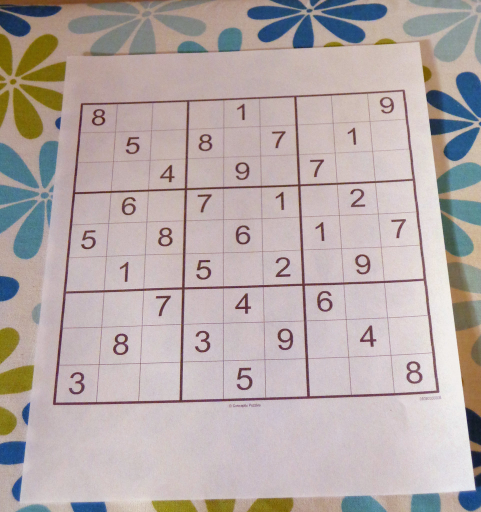
#> input picture ai_sudoku_solver-master/sudoku.jpg, 962 x 1024 px, found by its file name (shown at 1/2 size); its folder holds only this picture in this run
$ jupyter execute 'ai sudoku solver.ipynb'
#> lines starting #> are read from the running program, lines starting #| are printed output that depends on the picture; after the words box and inside, x2 and y2 are one past the last pixel; in counts of white or black regions, pixels touching at a corner belong together
## In this tutorial, I will show how to code your own sudoku solver using deep learning and some image processing.
### Used this https://github.com/SarthakV7/ai_sudoku_solver

### Find the detailed explanation of the project in this blog: https://medium.com/swlh/how-to-solve-sudoku-using-artificial-intelligence-8d5d3841b872?source=friends_link&sk=c9055ce222a4ed4e6ea060a0f8bcfab2

[cell 1]
# importing the necessary libraries
import cv2
import os
import operator
import tensorflow
import numpy as np
import pandas as pd
from sklearn.metrics import f1_score
from matplotlib import pyplot as plt
from tensorflow.keras.layers import Dense
from tensorflow.keras.layers import Dropout
from tensorflow.keras.layers import Flatten
from tensorflow.keras.models import Sequential
from sklearn.model_selection import train_test_split
from tensorflow.keras.layers import Conv2D, MaxPooling2D
import tensorflow as tf

[cell 2]
# function for solving sudoku using backtracking and printing the solved sudoku
board = [
    [7,8,0,4,0,0,1,2,0],
    [6,0,0,0,7,5,0,0,9],
    [0,0,0,6,0,1,0,7,8],
    [0,0,7,0,4,0,2,6,0],
    [0,0,1,0,5,0,9,3,0],
    [9,0,4,0,6,0,0,0,5],
    [0,7,0,3,0,0,0,1,2],
    [1,2,0,0,0,7,4,0,0],
    [0,4,9,2,0,6,0,0,7]
]

def find_empty(bo):
    for i in range(len(bo)):
        for j in range(len(bo[0])):
            if bo[i][j] == 0:
                return (i, j)  # row, col

    return None

def print_board(bo):
    for i in range(len(bo)):
        if i % 3 == 0 and i != 0:
            print("- - - - - - - - - - - - - ")

        for j in range(len(bo[0])):
            if j % 3 == 0 and j != 0:
                print(" | ", end="")

            if j == 8:
                print(bo[i][j])
            else:
                print(str(bo[i][j]) + " ", end="")

def valid(bo, num, pos):
    # Check row
    for i in range(len(bo[0])):
        if bo[pos[0]][i] == num and pos[1] != i:
            return False

    # Check column
    for i in range(len(bo)):
        if bo[i][pos[1]] == num and pos[0] != i:
            return False

    # Check box
    box_x = pos[1] // 3
    box_y = pos[0] // 3

    for i in range(box_y*3, box_y*3 + 3):
        for j in range(box_x * 3, box_x*3 + 3):
            if bo[i][j] == num and (i,j) != pos:
                return False

    return True

def solve(bo):
    find = find_empty(bo)
    if not find:
        return True
    else:
        row, col = find

    for i in range(1,10):
        if valid(bo, i, (row, col)):
            bo[row][col] = i

            if solve(bo):
                return True

            bo[row][col] = 0

    return False

print_board(board)
solve(board)
print("\n_________________________\n")
print_board(board)

[cell 3]
# functions for image processing
def plot_many_images(images, titles='', rows=9, columns=9):
    """Plots each image in a given list as a grid structure. using Matplotlib."""
    plt.title('Extracted elements from sudoku')
    for i, image in enumerate(images):
        plt.subplot(rows, columns, i+1)
        plt.imshow(image, 'gray')
        plt.xticks([]), plt.yticks([])  # Hide tick marks
    plt.axis('off')
    plt.show()


def show_image(img, title='', flag=0):
    if flag!=0:
        return True
    """Shows an image until any key is pressed"""
    plt.imshow(img, cmap='gray')
    plt.title(title)
    plt.axis('off')
    plt.show()


def pre_process_image(img, skip_dilate=False, flag=0):
    """Uses a blurring function, adaptive thresholding and dilation to expose the main features of an image."""

    # Gaussian blur with a kernal size (height, width) of 9.
    # Note that kernal sizes must be positive and odd and the kernel must be square.
    proc = cv2.GaussianBlur(img.copy(), (9, 9), 0)

    # Adaptive threshold using 11 nearest neighbour pixels
    proc = cv2.adaptiveThreshold(proc, 255, cv2.ADAPTIVE_THRESH_GAUSSIAN_C, cv2.THRESH_BINARY, 11, 2)

    # Invert colours, so gridlines have non-zero pixel values.
    # Necessary to dilate the image, otherwise will look like erosion instead.
    proc = cv2.bitwise_not(proc, proc)

    if not skip_dilate:
        # Dilate the image to increase the size of the grid lines.
        kernel = np.array([[0., 1., 0.], [1., 1., 1.], [0., 1., 0.]], np.uint8)
        proc = cv2.dilate(proc, kernel)

    show_image(proc, 'pre-processed above image to binary for contour detection', flag)
    return proc


def find_corners_of_largest_polygon(img):
    """Finds the 4 extreme corners of the largest contour in the image."""
    contours, h = cv2.findContours(img.copy(), cv2.RETR_EXTERNAL, cv2.CHAIN_APPROX_SIMPLE)  # Find contours
    contours = sorted(contours, key=cv2.contourArea, reverse=True)  # Sort by area, descending
    polygon = contours[0]  # Largest image

    # Use of `operator.itemgetter` with `max` and `min` allows us to get the index of the point
    # Each point is an array of 1 coordinate, hence the [0] getter, then [0] or [1] used to get x and y respectively.

    # Bottom-right point has the largest (x + y) value
    # Top-left has point smallest (x + y) value
    # Bottom-left point has smallest (x - y) value
    # Top-right point has largest (x - y) value
    bottom_right, _ = max(enumerate([pt[0][0] + pt[0][1] for pt in polygon]), key=operator.itemgetter(1))
    top_left, _ = min(enumerate([pt[0][0] + pt[0][1] for pt in polygon]), key=operator.itemgetter(1))
    bottom_left, _ = min(enumerate([pt[0][0] - pt[0][1] for pt in polygon]), key=operator.itemgetter(1))
    top_right, _ = max(enumerate([pt[0][0] - pt[0][1] for pt in polygon]), key=operator.itemgetter(1))

    # Return an array of all 4 points using the indices
    # Each point is in its own array of one coordinate
    return [polygon[top_left][0], polygon[top_right][0], polygon[bottom_right][0], polygon[bottom_left][0]]


def distance_between(p1, p2):
    """Returns the scalar distance between two points"""
    a = p2[0] - p1[0]
    b = p2[1] - p1[1]
    return np.sqrt((a ** 2) + (b ** 2))


def crop_and_warp(img, crop_rect, flag=0):
    """Crops and warps a rectangular section from an image into a square of similar size."""

    # Rectangle described by top left, top right, bottom right and bottom left points
    top_left, top_right, bottom_right, bottom_left = crop_rect[0], crop_rect[1], crop_rect[2], crop_rect[3]

    # Explicitly set the data type to float32 or `getPerspectiveTransform` will throw an error
    src = np.array([top_left, top_right, bottom_right, bottom_left], dtype='float32')

    # Get the longest side in the rectangle
    side = max([
        distance_between(bottom_right, top_right),
        distance_between(top_left, bottom_left),
        distance_between(bottom_right, bottom_left),
        distance_between(top_left, top_right)
        ])

    # Describe a square with side of the calculated length, this is the new perspective we want to warp to
    dst = np.array([[0, 0], [side - 1, 0], [side - 1, side - 1], [0, side - 1]], dtype='float32')

    # Gets the transformation matrix for skewing the image to fit a square by comparing the 4 before and after points
    m = cv2.getPerspectiveTransform(src, dst)

    # Performs the transformation on the original image
    warp = cv2.warpPerspective(img, m, (int(side), int(side)))
    show_image(warp, 'extracted and warped sudoku from the above image', flag)

    return warp


def infer_grid(img):
    """Infers 81 cell grid from a square image."""
    squares = []
    side = img.shape[:1]
    side = side[0] / 9

    # Note that we swap j and i here so the rectangles are stored in the list reading left-right instead of top-down.
    for j in range(9):
        for i in range(9):
            p1 = (i * side, j * side)  # Top left corner of a bounding box
            p2 = ((i + 1) * side, (j + 1) * side)  # Bottom right corner of bounding box
            squares.append((p1, p2))
    return squares


def cut_from_rect(img, rect):
    """Cuts a rectangle from an image using the top left and bottom right points."""
    return img[int(rect[0][1]):int(rect[1][1]), int(rect[0][0]):int(rect[1][0])]


def scale_and_centre(img, size, margin=0, background=0):
    """Scales and centres an image onto a new background square."""
    h, w = img.shape[:2]

    def centre_pad(length):
        """Handles centering for a given length that may be odd or even."""
        if length % 2 == 0:
            side1 = int((size - length) / 2)
            side2 = side1
        else:
            side1 = int((size - length) / 2)
            side2 = side1 + 1
        return side1, side2

    def scale(r, x):
        return int(r * x)

    if h > w:
        t_pad = int(margin / 2)
        b_pad = t_pad
        ratio = (size - margin) / h
        w, h = scale(ratio, w), scale(ratio, h)
        l_pad, r_pad = centre_pad(w)
    else:
        l_pad = int(margin / 2)
        r_pad = l_pad
        ratio = (size - margin) / w
        w, h = scale(ratio, w), scale(ratio, h)
        t_pad, b_pad = centre_pad(h)

    img = cv2.resize(img, (w, h))
    img = cv2.copyMakeBorder(img, t_pad, b_pad, l_pad, r_pad, cv2.BORDER_CONSTANT, None, background)
    return cv2.resize(img, (size, size))


def find_largest_feature(inp_img, scan_tl=None, scan_br=None):
    """
    Uses the fact the `floodFill` function returns a bounding box of the area it filled to find the biggest
    connected pixel structure in the image. Fills this structure in white, reducing the rest to black.
    """
    img = inp_img.copy()  # Copy the image, leaving the original untouched
    height, width = img.shape[:2]

    max_area = 0
    seed_point = (None, None)

    if scan_tl is None:
        scan_tl = [0, 0]

    if scan_br is None:
        scan_br = [width, height]

    # Loop through the image
    for x in range(scan_tl[0], scan_br[0]):
        for y in range(scan_tl[1], scan_br[1]):
            # Only operate on light or white squares
            if img.item(y, x) == 255 and x < width and y < height:  # Note that .item() appears to take input as y, x
                area = cv2.floodFill(img, None, (x, y), 64)
                if area[0] > max_area:  # Gets the maximum bound area which should be the grid
                    max_area = area[0]
                    seed_point = (x, y)

    # Colour everything grey (compensates for features outside of our middle scanning range
    for x in range(width):
        for y in range(height):
            if img.item(y, x) == 255 and x < width and y < height:
                cv2.floodFill(img, None, (x, y), 64)

    mask = np.zeros((height + 2, width + 2), np.uint8)  # Mask that is 2 pixels bigger than the image

    # Highlight the main feature
    if all([p is not None for p in seed_point]):
        cv2.floodFill(img, mask, seed_point, 255)

    top, bottom, left, right = height, 0, width, 0

    for x in range(width):
        for y in range(height):
            if img.item(y, x) == 64:  # Hide anything that isn't the main feature
                cv2.floodFill(img, mask, (x, y), 0)

            # Find the bounding parameters
            if img.item(y, x) == 255:
                top = y if y < top else top
                bottom = y if y > bottom else bottom
                left = x if x < left else left
                right = x if x > right else right

    bbox = [[left, top], [right, bottom]]
    return img, np.array(bbox, dtype='float32'), seed_point


def extract_digit(img, rect, size):
    """Extracts a digit (if one exists) from a Sudoku square."""

    digit = cut_from_rect(img, rect)  # Get the digit box from the whole square

    # Use fill feature finding to get the largest feature in middle of the box
    # Margin used to define an area in the middle we would expect to find a pixel belonging to the digit
    h, w = digit.shape[:2]
    margin = int(np.mean([h, w]) / 2.5)
    _, bbox, seed = find_largest_feature(digit, [margin, margin], [w - margin, h - margin])
    digit = cut_from_rect(digit, bbox)

    # Scale and pad the digit so that it fits a square of the digit size we're using for machine learning
    w = bbox[1][0] - bbox[0][0]
    h = bbox[1][1] - bbox[0][1]

    # Ignore any small bounding boxes
    if w > 0 and h > 0 and (w * h) > 100 and len(digit) > 0:
        return scale_and_centre(digit, size, 4)
    else:
        return np.zeros((size, size), np.uint8)


def get_digits(img, squares, size, flag=0):
    """Extracts digits from their cells and builds an array"""
    digits = []
    img = pre_process_image(img.copy(), skip_dilate=True, flag=flag)
    ii = img.copy()
    ii = cv2.cvtColor(ii, cv2.COLOR_GRAY2BGR)
    for square in squares:
        digits.append(extract_digit(img, square, size))
        a,b = (int(square[0][0]),int(square[0][1])), (int(square[1][0]),int(square[1][1]))
        cv2.rectangle(ii, a, b, (0,255,0), 3)
    show_image(ii, 'grid lines marked in green (digits to extract will be in between)', flag)
    return digits


def parse_grid(path, flag=0):
#> called with flag = 0
    original = cv2.imread(path, cv2.IMREAD_GRAYSCALE)
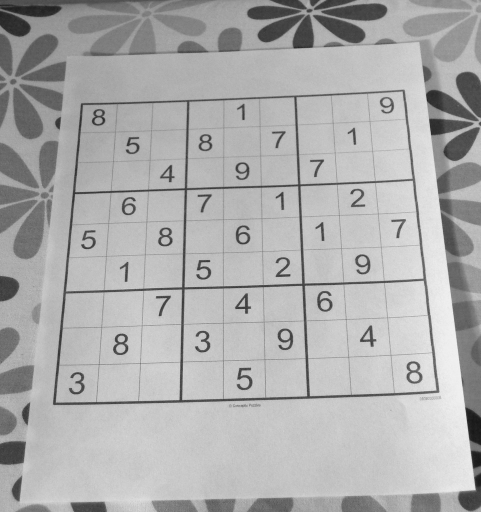
#> original: shape (1024, 962) (shown at 1/2 size); min 21, max 244, mean 173.2

    rgb_img = cv2.cvtColor(original.copy(), cv2.COLOR_BGR2RGB)
    show_image(original, 'original image', flag)

    processed = pre_process_image(original, flag=flag)
#> in pre_process_image, `proc = cv2.adaptiveThreshold(proc, 255, cv2.ADAPTIVE_THRESH_GAUSSIAN_C..`:
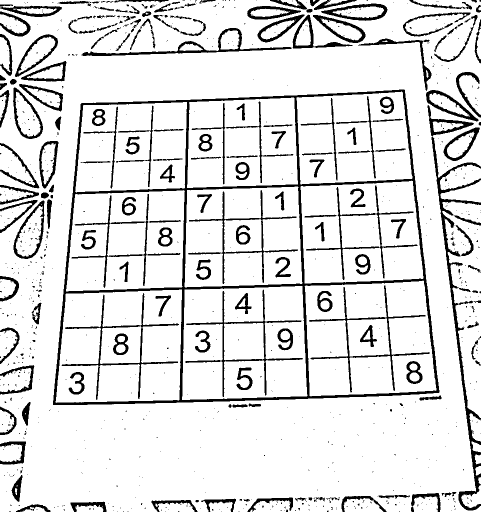
#> proc: shape (1024, 962) (shown at 1/2 size); 87.7% white; 914 black regions (724 under 20 px), largest, box (x1, y1, x2, y2) and area: (106, 179, 879, 810) 26003, (855, 210, 962, 1021) 8555, (618, 571, 860, 785) 2945
#> in pre_process_image, `proc = cv2.dilate(proc, kernel)`:
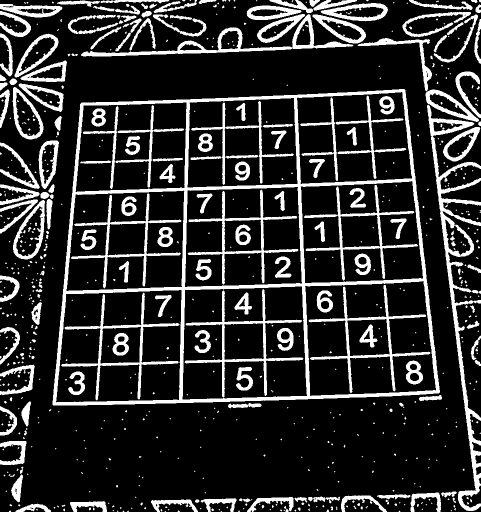
#> proc: shape (1024, 962) (shown at 1/2 size); 18.1% white; 703 white regions (501 under 20 px)
    corners = find_corners_of_largest_polygon(processed)
#> in find_corners_of_largest_polygon, `contours, h = cv2.findContours(img.copy(), cv2.RETR_EXTERNAL, cv2.CHAI..`: contours = 527 contours, 415 with area under 20; largest, box (x1, y1, x2, y2) and area: (105, 178, 880, 811) 432338, (854, 209, 962, 1022) 13674, (162, 28, 707, 113) 7558, (26, 400, 90, 519) 4586, (25, 174, 87, 279) 3955; h = 527 rows, first 6: [1, -1, -1, -1], [2, 0, -1, -1], [3, 1, -1, -1], [4, 2, -1, -1], [5, 3, -1, -1], [6, 4, -1, -1]
#> in find_corners_of_largest_polygon, `polygon = contours[0]`: polygon = contour of 376 points, box (x1, y1, x2, y2) (105, 178, 880, 811), area 432338
#> in find_corners_of_largest_polygon, `bottom_right, _ = max(enumerate([pt[0][0] + pt[0][1] for pt in polygon..`: bottom_right = 228
#> in find_corners_of_largest_polygon, `top_left, _ = min(enumerate([pt[0][0] + pt[0][1] for pt in polygon]), ..`: top_left = 59
#> in find_corners_of_largest_polygon, `bottom_left, _ = min(enumerate([pt[0][0] - pt[0][1] for pt in polygon]..`: bottom_left = 171
#> in find_corners_of_largest_polygon, `top_right, _ = max(enumerate([pt[0][0] - pt[0][1] for pt in polygon]),..`: top_right = 374
#> corners = [[163, 205], [810, 180], [877, 786], [105, 809]]
    cv2.line(rgb_img, tuple(corners[0]), tuple(corners[1]), (255,0,0), 3)
    cv2.line(rgb_img, tuple(corners[1]), tuple(corners[2]), (255,0,0), 3)
    cv2.line(rgb_img, tuple(corners[2]), tuple(corners[3]), (255,0,0), 3)
    cv2.line(rgb_img, tuple(corners[3]), tuple(corners[0]), (255,0,0), 3)
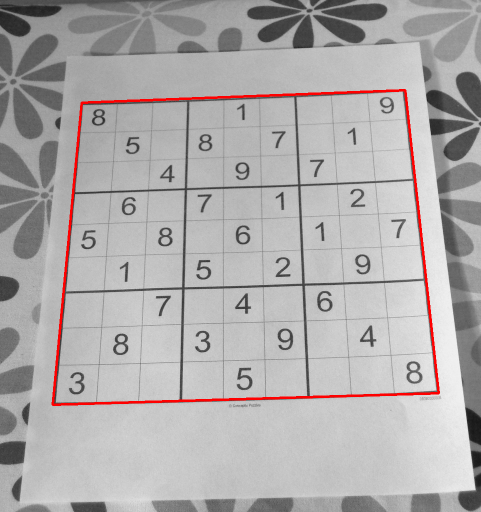
#> rgb_img: shape (1024, 962, 3) (shown at 1/2 size); mean R, G, B 174.9, 171.5, 171.5
    show_image(rgb_img, 'sudoku to extract', flag)

    cropped = crop_and_warp(original, corners, flag)
#> in crop_and_warp, `top_left, top_right, bottom_right, bottom_left = crop_rect[0], crop_re..`: top_left = [163, 205]; top_right = [810, 180]; bottom_right = [877, 786]; bottom_left = [105, 809]
#> in crop_and_warp, `src = np.array([top_left, top_right, bottom_right, bottom_left], dtype..`: src = [[163, 205], [810, 180], [877, 786], [105, 809]]
#> in distance_between, `a = p2[0] - p1[0]`: a = -67
#> in distance_between, `b = p2[1] - p1[1]`: b = -606
#> in crop_and_warp, `side = max([ distance_between(bottom_right, top_right), distance_betwe..`: side = 772.3
#> in crop_and_warp, `dst = np.array([[0, 0], [side - 1, 0], [side - 1, side - 1], [0, side ..`: dst = [[0, 0], [771.3, 0], [771.3, 771.3], [0, 771.3]]
#> in crop_and_warp, `m = cv2.getPerspectiveTransform(src, dst)`: m = [[1.3, 0.125, -237.3], [0.0635, 1.64, -347.2], [2.91e-05, 0.000345, 1]]
#> in crop_and_warp, `warp = cv2.warpPerspective(img, m, (int(side), int(side)))`:
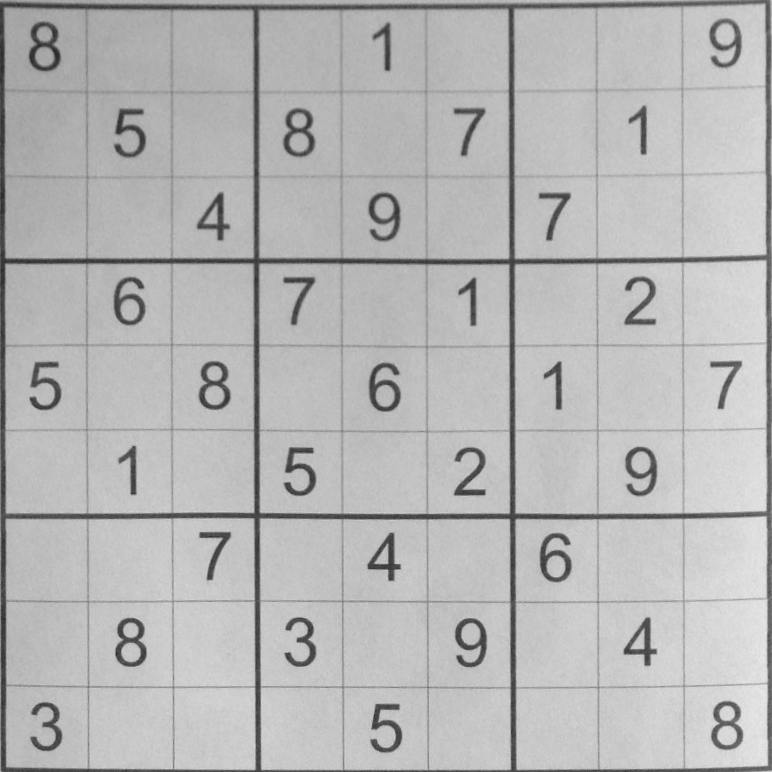
#> warp: shape (772, 772); min 37, max 234, mean 182.2
    squares = infer_grid(cropped)
#> squares = 81 items
    digits = get_digits(cropped, squares, 28, flag=flag)
#> call 2 of pre_process_image, with skip_dilate = True, flag = 0
#> in pre_process_image (call 2), `proc = cv2.adaptiveThreshold(proc, 255, cv2.ADAPTIVE_THRESH_GAUSSIAN_C..`:
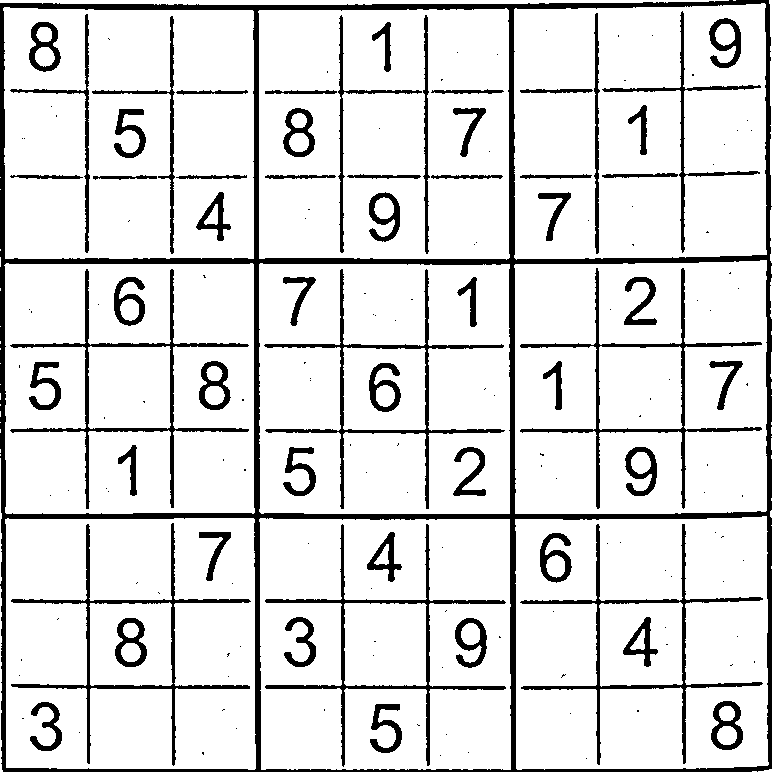
#> proc: shape (772, 772); 86.9% white; 176 black regions (118 under 20 px), largest, box (x1, y1, x2, y2) and area: (0, 0, 772, 772) 29602, (265, 524, 506, 767) 3333, (10, 269, 249, 509) 3320
#> the loop in get_digits, `for square in squares:` made 81 passes
#> square on passes 34 to 41: ((514.7, 257.3), (600.4, 343.1)), ((600.4, 257.3), (686.2, 343.1)), ((686.2, 257.3), (772, 343.1)), ((0, 343.1), (85.78, 428.9)), ((85.78, 343.1), (171.6, 428.9)), ((171.6, 343.1), (257.3, 428.9)), ((257.3, 343.1), (343.1, 428.9)), ((343.1, 343.1), (428.9, 428.9))
#> pass 1, in extract_digit, `digit = cut_from_rect(img, rect)`:
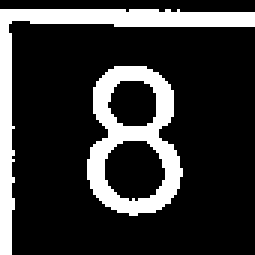
#> digit: shape (85, 85) (shown 3 times larger); 20.3% white; 2 white regions, box (x1, y1, x2, y2) and area: (0, 3, 85, 85) 751, (29, 22, 61, 72) 716
#> pass 1, in extract_digit, `digit = cut_from_rect(digit, bbox)`:
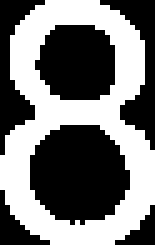
#> digit: shape (49, 31) (shown 5 times larger); 46.7% white; 1 white region, box (x1, y1, x2, y2) and area: (0, 0, 31, 49) 710
#> pass 1, in scale_and_centre, `img = cv2.copyMakeBorder(img, t_pad, b_pad, l_pad, r_pad, cv2.BORDER_C..`:
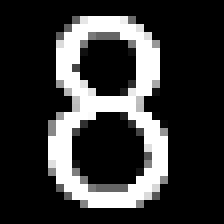
#> img: shape (28, 28) (shown 8 times larger); min 0, max 255, mean 54.5
#> pass 2, in extract_digit (call 2), `digit = cut_from_rect(img, rect)`:
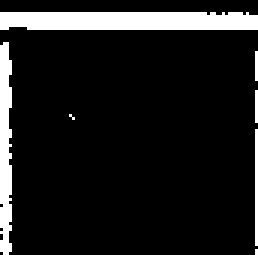
#> digit: shape (85, 86) (shown 3 times larger); 11.1% white; 7 white regions (4 under 20 px), largest, box (x1, y1, x2, y2) and area: (0, 4, 86, 10) 502, (0, 14, 4, 85) 247, (85, 43, 86, 82) 39
    warp_img = cv2.cvtColor(cropped.copy(), cv2.COLOR_BGR2RGB)
#> (the rest of the program and of its run is left out)
